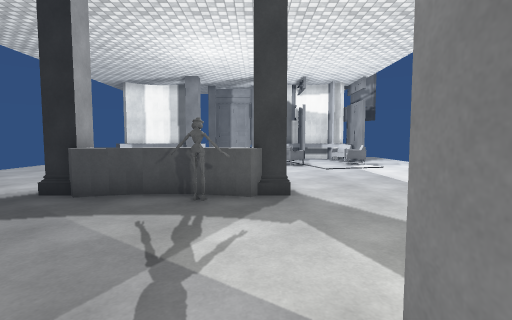
View 1 (above)

19 first-person views from a walk through a scene from a Unity 3-D project. The camera is 1.3 m above the floor, tilts 4° down and sees 85° across. The floor is counted in squares, 1 m on a side. Each view is taken from the middle of a square. On the plan, view 1 faces up. The plan holds only what a view shows up to about 13 squares ahead; the rest is blank. The place goes on beyond the plan. The player is left out. Door leaves are left out, so doorways stand open. Some surface patterns are stand-ins.

View 2
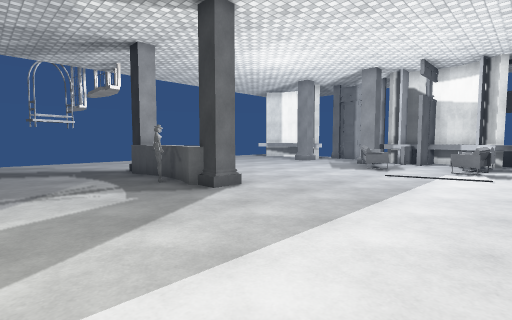

View 3
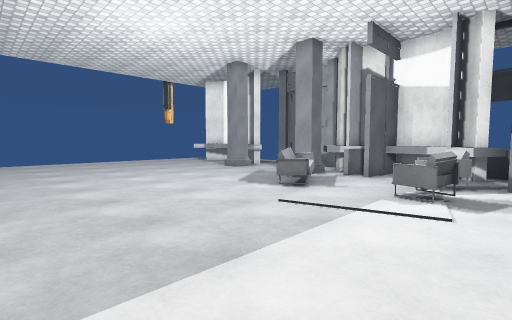

View 4
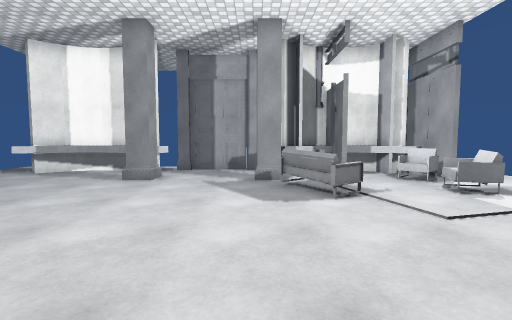

View 5
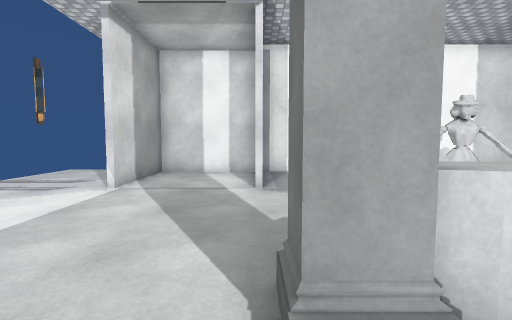

View 6
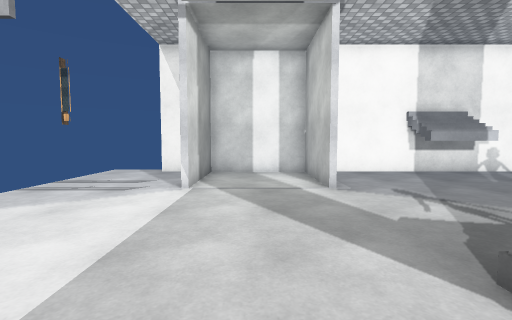

View 7
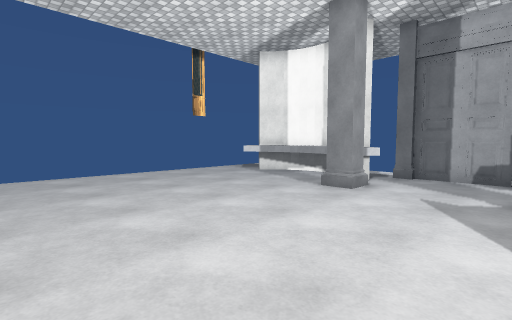

View 8
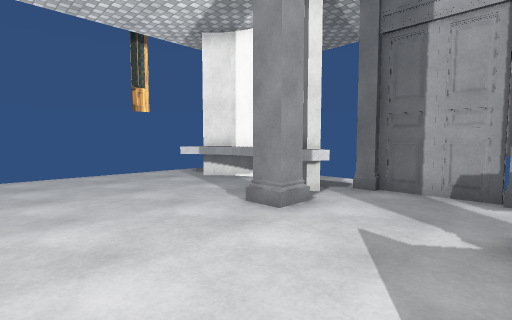

View 9
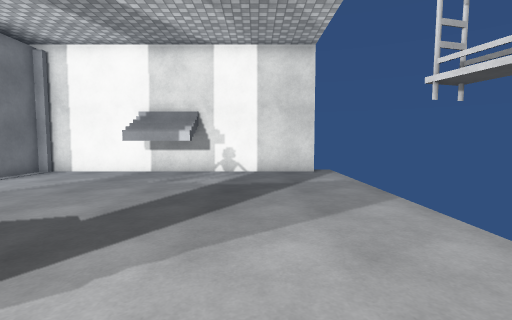

View 10
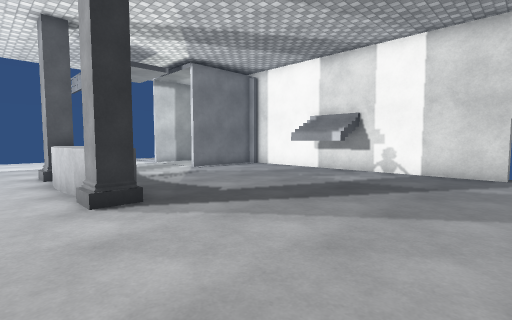

View 11
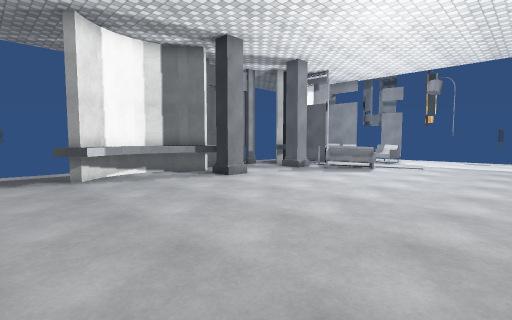

View 12
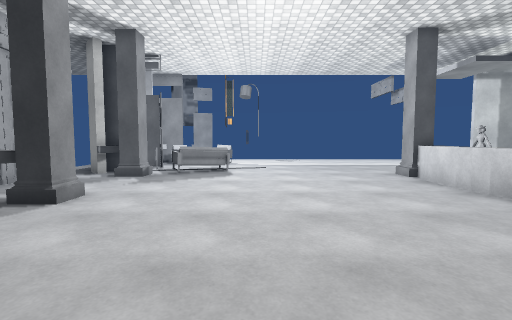

View 13
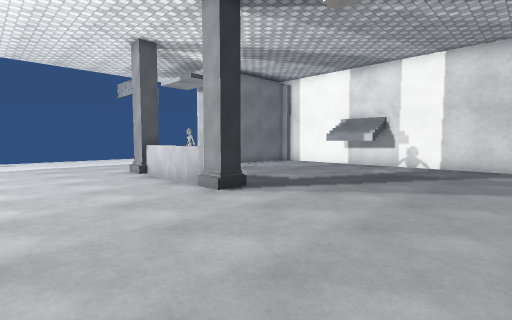

View 14
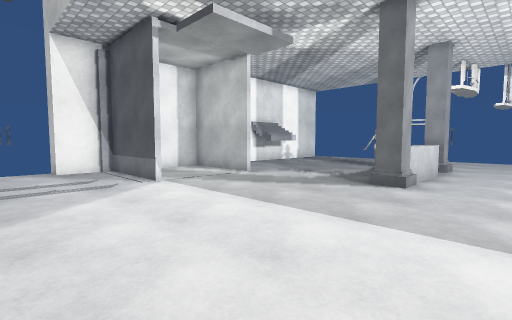

View 15
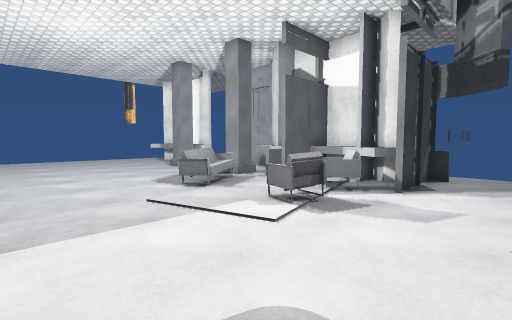

View 16
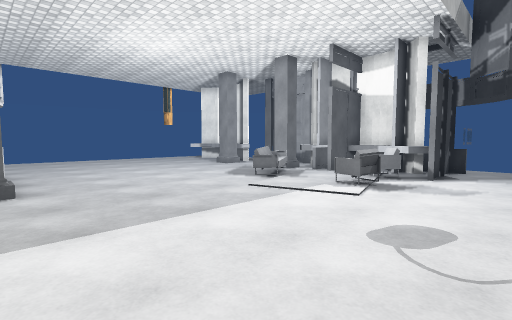

View 17
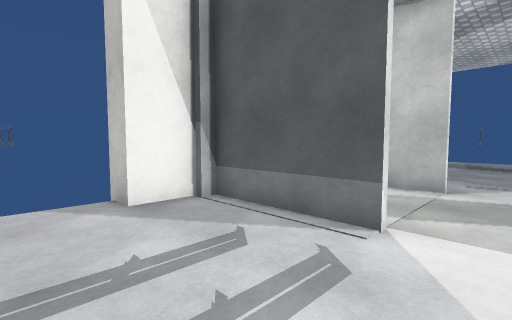

View 18
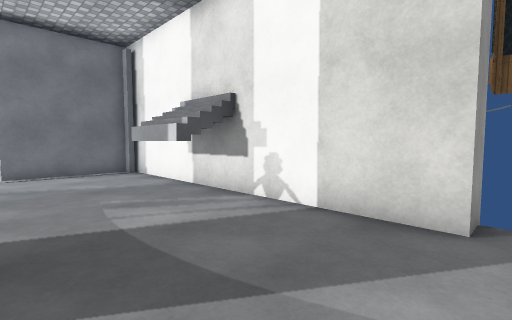

View 19
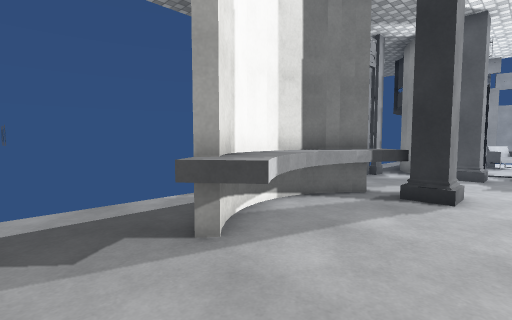

### Floor plan
Key: @ floor where view 1 was taken; # wall or solid block; x gap in a wall; . floor; D open door; = window, fence, low wall or low ledge; ^ raised ledge; O other object.
Columns run from 11 left of view 1 to 9 right of it. Each row starts with its distance up from view 1.
 21 ....  ..OOO  .x   ...
 20 ...####...O#.####=#..
 19 ..#^^^^#....#^^^^##..
 18 ..^....#...#^=#..^...
 17 ...........##=#.=x...
 16 ............=...=....
 15 ............==..O=...
 14 .............=..=....
 13 .....................
 12 .....................
 11 .....................
 10 .....................
  9 .....................
  8 .....................
  7 ......#^^^^#.........
  6 .......=.###.........
  5 .....................
  4 .....................
  3 .....................
  2 ............DD.DD....
  1 ............DDDDD....
  0 ...........@#...#....
 -1 .....####...#...#....
 -2 .....####...#####....
 -3 .############   ###..
 -4  #                #

Where each view was taken, in squares from view 1:
view 1: 0 up, 0 right, facing up
view 2: 2 up, 7 right, facing up-left
view 3: 8 up, 7 right, facing up-left
view 4: 8 up, 0 right, facing up
view 5: 9 up, 1 right, facing down
view 6: 9 up, 3 right, facing down
view 7: 10 up, 0 right, facing up-left
view 8: 13 up, 0 right, facing up-left
view 9: 9 up, 8 left, facing down
view 10: 9 up, 11 left, facing down-right
view 11: 9 up, 11 left, facing up-right
view 12: 13 up, 10 left, facing right
view 13: 12 up, 11 left, facing down-right
view 14: 10 up, 9 right, facing down-left
view 15: 10 up, 9 right, facing up-left
view 16: 7 up, 9 right, facing up-left
view 17: 3 up, 9 right, facing down-left
view 18: 2 up, 11 left, facing down-right
view 19: 16 up, 11 left, facing up-right
